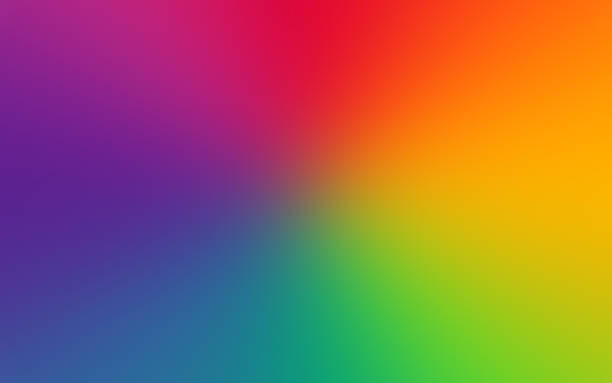
%> input picture rgb.jpg, 612 x 383 px
$ octave ex13.m   (GNU Octave 9; MATLAB toolbox functions it lacks are replaced by stand-ins)
%> lines starting %> are read from the running program, lines starting %| are printed output that depends on the picture
clc;
clear;

imgRGB = imread('rgb.jpg');
%> imgRGB is the input picture: size 383x612x3 uint8; mean R, G, B 152.1, 103.5, 81.9
r = imgRGB(:,:,1);
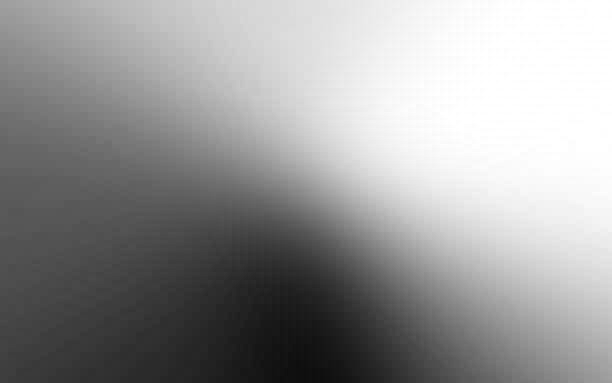
%> r: size 383x612 uint8; min 14, max 255, mean 152.1
g = imgRGB(:,:,2);
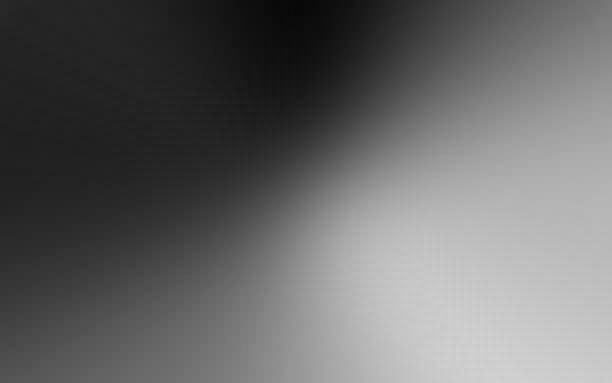
%> g: size 383x612 uint8; min 8, max 209, mean 103.5
b = imgRGB(:,:,3);
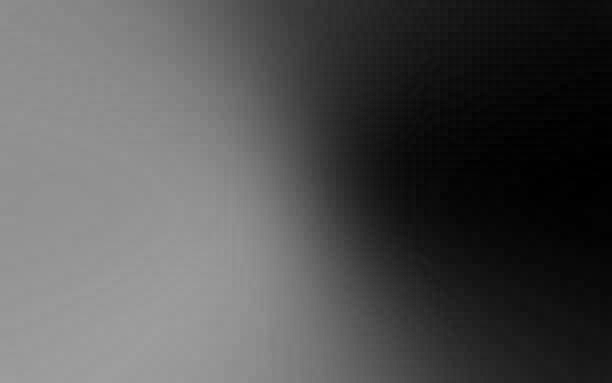
%> b: size 383x612 uint8; min 0, max 158, mean 81.9

imgRGB2 = cat(3,r,g,b);

figure(1), subplot(2,2,1), title('imagem original'), imshow(imgRGB);
figure(1), subplot(2,2,2), title('imagem Banda R'), imshow(r);
figure(1), subplot(2,2,3), title('imagem Banda G'), imshow(g);
figure(1), subplot(2,2,4), title('imagem Banda B'), imshow(b);

figure(2), title('imagem original'), imshow(imgRGB2);
